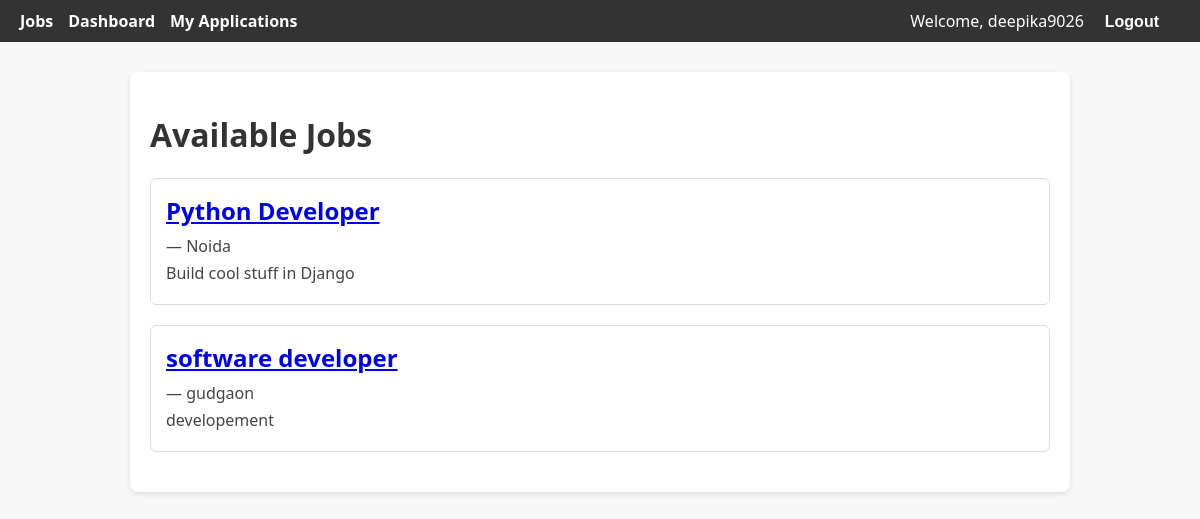
The app's page / (signed in) with its own data.
### core/models.py (models this page shows, shortened)
class Job(models.Model):
    JOB_TYPE = (
        ('Full Time', 'Full Time'),
        ('Part Time', 'Part Time'),
        ('Internship', 'Internship'),
    )
    title = models.CharField(max_length=100)
    company = models.CharField(max_length=100)
    description = models.TextField()
    location = models.CharField(max_length=100)
    job_type = models.CharField(max_length=20, choices=JOB_TYPE)
    posted_by = models.ForeignKey(User, on_delete=models.CASCADE)
    created_at = models.DateTimeField(auto_now_add=True)

### core/views.py (the view)
# urls.py: path('', views.job_list, name='job_list'),
def job_list(request):
    jobs = Job.objects.all()
    return render(request, 'core/job_list.html', {'jobs': jobs})

### core/templates/core/job_list.html
{% extends 'base.html' %}
{% block content %}
<h1>Available Jobs</h1>
{% for job in jobs %}
  <div class="job-box">
    <h2><a href="{% url 'job_detail' job.id %}">{{ job.title }}</a></h2>
    <p><strong>{{ job.company_name }}</strong> — {{ job.location }}</p>
    <p>{{ job.description|truncatewords:20 }}</p>
  </div>
{% empty %}
  <p>No jobs available at the moment.</p>
{% endfor %}
{% endblock %}

### core/templates/base.html (shortened to what this page needs)
<!DOCTYPE html>
<html>
<head>
</head>
<body>
    <nav>
        <div class="left">
            <a href="{% url 'job_list' %}">Jobs</a>
            {% if user.is_authenticated %}
                <a href="{% url 'user_dashboard' %}">Dashboard</a>
                <a href="{% url 'my_applications' %}">My Applications</a>
            {% endif %}
        </div>
        <div class="right">
            {% if user.is_authenticated %}
                <span>Welcome, {{ user.username }}</span>
                <form action="{% url 'logout' %}" method="post" style="display: inline;">
                    <button type="submit">Logout</button>
                </form>
            {% else %}
                <a href="{% url 'login' %}">Login</a>
                <a href="{% url 'register' %}">Register</a>
            {% endif %}
        </div>
    </nav>
    <div class="container">
        {% block content %}
        {% endblock %}
    </div>
</body>
</html>

### core/templates/base.html (style rules this page uses)
body { font-family: 'Segoe UI', sans-serif; background-color: #f7f7f7; margin: 0; padding: 0; }
nav { background-color: #333; color: #fff; padding: 10px 20px; display: flex; justify-content: space-between; align-items: center; }
nav .left, nav .right { display: flex; align-items: center; }
nav a, nav form button { color: #fff; margin-right: 15px; text-decoration: none; font-weight: bold; background: none; border: none; cursor: pointer; font-size: 1em; }
nav span { margin-right: 15px; }
.container { max-width: 900px; margin: 30px auto; background-color: #fff; padding: 20px; border-radius: 8px; box-shadow: 0 2px 5px rgba(0,0,0,0.1); }
.job-box { border: 1px solid #ddd; border-radius: 6px; padding: 15px; margin-bottom: 20px; }
.job-box h2 { margin: 0 0 8px; color: #007bff; }
.job-box p { margin: 5px 0; color: #444; }
h1 { color: #333; }

### records on screen
Job: title "Python Developer", location "Noida", description "Build cool stuff in Django"
Job: title "software developer", location "gudgaon", description "developement"

### other values on screen
{{ user.username }} "deepika9026"
